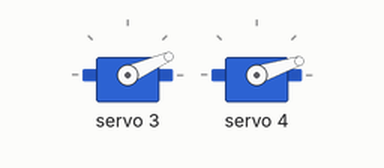
Bench run of a sketch on a simulated Arduino Uno, built with avr-gcc and run on an emulated ATmega328P. Shown: 2 × servo. What the sketch prints to the serial monitor is not drawn.

Above: at 0.2 s.
Timing chart, 0 to 1.7 s (numbered marks = the images above):
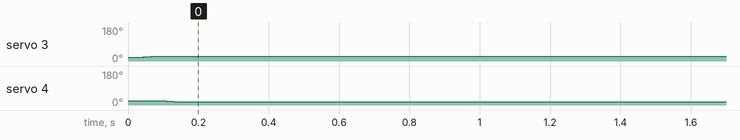

The sketch:

test.ino
```cpp
#include <Wire.h>
#include <Adafruit_PWMServoDriver.h>

Adafruit_PWMServoDriver pwm = Adafruit_PWMServoDriver();

// Настройки сигнала для серво
#define SERVOMIN  150 // Импульс для 0°
#define SERVOMAX  600 // Импульс для 180°

void setup() {
  Serial.begin(9600);
  pwm.begin();
  pwm.setPWMFreq(50); // Частота 50 Гц для серво
  delay(10);

  Serial.println("Servo 0 moving from 0° to 15° and back...");

  // Плавно вращаем серво 0 от 0 до 15 градусов
  for (int angle = 0; angle <= 5; angle++) {
    setServoAngle(3, angle);   // Устанавливаем угол
    delay(10);                 // Пауза для плавности (можно менять)
  }

  // Плавно возвращаем серво от 15 до 0 градусов
  for (int angle = 5; angle >= 0; angle--) {
    setServoAngle(4, angle);   // Устанавливаем угол
    delay(10);                 // Пауза для плавности (можно менять)
  }

  Serial.println("Done.");
}

void loop() {
  // Пока ничего не делаем
}

void setServoAngle(uint8_t servoNum, int angle) {
  angle = constrain(angle, 0, 180);  // Ограничиваем угол от 0 до 180
  int pulse = map(angle, 0, 180, SERVOMIN, SERVOMAX);  // Преобразуем угол в импульс
  pwm.setPWM(servoNum, 0, pulse);   // Устанавливаем импульс на канале сервопривода
}
```
